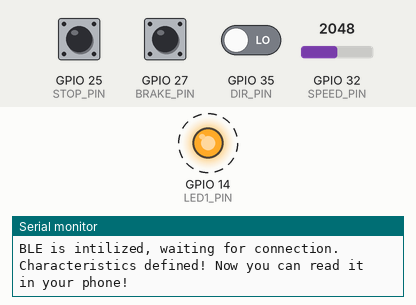
Bench run of a sketch on a simulated ESP32. On the bench: output pins drawn as LEDs (lit = HIGH), the last lines printed to the serial monitor. Dashed ring = blinking. The inputs (shaded band) are chosen by the test bench; at power-on: GPIO 32 (SPEED_PIN) = 2048, GPIO 27 (BRAKE_PIN) LOW, GPIO 25 (STOP_PIN) LOW, GPIO 35 (DIR_PIN) LOW. Nothing arrives over Bluetooth unless stated; a phone connects over Bluetooth LE 3 s after start.

Above: at 3.0 s.
At 3.8 s:
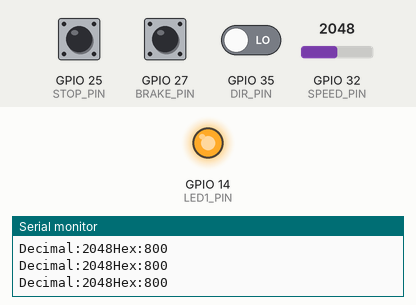
3.9 s: GPIO 32 (SPEED_PIN) set to 2866
5.8 s: GPIO 27 (BRAKE_PIN) driven HIGH
7.3 s: GPIO 32 (SPEED_PIN) set to 3603
9.2 s: GPIO 27 (BRAKE_PIN) pulsed LOW 2 times (0.12 s each, 0.3 s apart)
Timing chart, 0 to 12.2 s (numbered marks = the images above; inputs shaded):
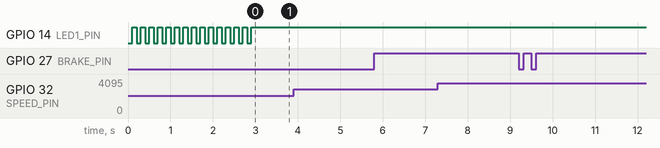

Measured:
- by itself, GPIO 14 (LED1_PIN): alternates HIGH for 0.10 s and LOW for 0.10 s, 29 changes in all, then stays HIGH

The sketch:

skateboard_controller_master.ino
```cpp
#include <BLEDevice.h>
#include <BLEUtils.h>
#include <BLEServer.h>
#include <BLE2902.h>
#include <BLE2901.h>

#define SERVICE_UUID        "63b5a895-bd3d-4d34-b360-607d92fb7f13"
#define BRAKE_CHAR_UUID     "38ee12c0-b3ff-40ec-a7fa-0c0307ad7032"
#define STOP_CHAR_UUID      "fb8cfd3d-260a-4e90-a55c-2ab854de8d0a"
#define DIR_CHAR_UUID       "4a5d63a1-1fae-493d-bf72-2b923b0756ee"
#define SPEED_CHAR_UUID     "81010060-39d8-494e-a11c-f071fa06fbbb"

BLEServer *pServer = NULL;
BLECharacteristic *pCharacteristicBrake = NULL;
BLECharacteristic *pCharacteristicStop = NULL;
BLECharacteristic *pCharacteristicDir = NULL;
BLECharacteristic *pCharacteristicSpeed = NULL;

#define BRAKE_PIN 27
#define STOP_PIN 25
#define DIR_PIN 35
#define SPEED_PIN 32
#define LED1_PIN 14

String serverName = "ESP32_Skateboard_contoller";
bool deviceConnected = false;

volatile int flag_brake = 0;
volatile int flag_stop = 0;
volatile int flag_dir = 0;
void IRAM_ATTR toggle_brake();
void IRAM_ATTR toggle_stop();
void IRAM_ATTR toggle_dir();

const int PWM_FREQ = 19000;
const int PWM_RESOLUTION = 12;
const int MAX_DUTY_CYCLE = (int)(pow(2, PWM_RESOLUTION) - 1);

class MyServerCallbacks: public BLEServerCallbacks {
  void onConnect(BLEServer* pServer) {
    deviceConnected = true;
    Serial.println("Connected Succesfully!");
    digitalWrite(LED1_PIN, HIGH);
  };
  void onDisconnect(BLEServer* pServer) {
    deviceConnected = false;
    Serial.println("Device disconnected!!!");
  }
};

void setup() {
  pinMode(BRAKE_PIN, INPUT);
  pinMode(STOP_PIN, INPUT);
  pinMode(DIR_PIN, INPUT);
  pinMode(SPEED_PIN, INPUT);
  pinMode(LED1_PIN, OUTPUT);
  attachInterrupt(BRAKE_PIN, toggle_brake, RISING);
  attachInterrupt(STOP_PIN, toggle_stop, RISING);
  attachInterrupt(DIR_PIN, toggle_dir, RISING);

  Serial.begin(115200);
  Serial.println("BLE is intilized, waiting for connection.");

  BLEDevice::init(serverName);
  pServer = BLEDevice::createServer();
  pServer->setCallbacks(new MyServerCallbacks());
  BLEService *pService = pServer->createService(SERVICE_UUID);
  pCharacteristicBrake = pService->createCharacteristic(
                                         BRAKE_CHAR_UUID,
                                         BLECharacteristic::PROPERTY_READ | BLECharacteristic::PROPERTY_WRITE | BLECharacteristic::PROPERTY_NOTIFY | BLECharacteristic::PROPERTY_INDICATE
                                       );
  pCharacteristicStop = pService->createCharacteristic(
                                         STOP_CHAR_UUID,
                                         BLECharacteristic::PROPERTY_READ | BLECharacteristic::PROPERTY_WRITE | BLECharacteristic::PROPERTY_NOTIFY | BLECharacteristic::PROPERTY_INDICATE
                                       );
  pCharacteristicDir = pService->createCharacteristic(
                                         DIR_CHAR_UUID,
                                         BLECharacteristic::PROPERTY_READ | BLECharacteristic::PROPERTY_WRITE | BLECharacteristic::PROPERTY_NOTIFY | BLECharacteristic::PROPERTY_INDICATE
                                       );
  pCharacteristicSpeed = pService->createCharacteristic(
                                         SPEED_CHAR_UUID,
                                         BLECharacteristic::PROPERTY_READ | BLECharacteristic::PROPERTY_WRITE | BLECharacteristic::PROPERTY_NOTIFY | BLECharacteristic::PROPERTY_INDICATE
                                       );

  pService->start();
  pCharacteristicBrake->setValue((uint8_t *)&flag_brake, 1);
  pCharacteristicBrake->notify();
  pCharacteristicStop->setValue((uint8_t *)&flag_stop, 1);
  pCharacteristicStop->notify();
  pCharacteristicDir->setValue((uint8_t *)&flag_dir, 1);
  pCharacteristicDir->notify();
  BLEAdvertising *pAdvertising = BLEDevice::getAdvertising();
  pAdvertising->addServiceUUID(SERVICE_UUID);
  pAdvertising->setScanResponse(false);
  pAdvertising->setMinPreferred(0x0);
  BLEDevice::startAdvertising();
  Serial.println("Characteristics defined! Now you can read it in your phone!");
}

void IRAM_ATTR toggle_brake(){
 if (digitalRead(BRAKE_PIN) == HIGH && flag_brake == 0){
    flag_brake = 1;
    pCharacteristicBrake->setValue((uint8_t *)&flag_brake, 1);
    pCharacteristicBrake->notify();

    Serial.println("on");

  }else if(digitalRead(BRAKE_PIN) == HIGH && flag_brake == 1){
    flag_brake = 0;
    Serial.println("off");
    pCharacteristicBrake->setValue((uint8_t *)&flag_brake, 1);
    pCharacteristicBrake->notify();
  }
}

void IRAM_ATTR toggle_stop(){
 if (digitalRead(STOP_PIN) == HIGH && flag_stop == 0){
    flag_stop = 1;
    pCharacteristicStop->setValue((uint8_t *)&flag_stop, 1);
    pCharacteristicStop->notify();
  }else if(digitalRead(STOP_PIN) == HIGH && flag_stop == 1){
    flag_stop = 0;
    pCharacteristicStop->setValue((uint8_t *)&flag_stop, 1);
    pCharacteristicStop->notify();

  }
}

void IRAM_ATTR toggle_dir(){
 if (digitalRead(DIR_PIN) == HIGH && flag_dir == 0){
    flag_dir = 1;
    pCharacteristicDir->setValue((uint8_t *)&flag_dir, 1);
    pCharacteristicDir->notify();
  }else if(digitalRead(DIR_PIN) == HIGH && flag_dir == 1){
    flag_dir = 0;
    pCharacteristicDir->setValue((uint8_t *)&flag_dir, 1);
    pCharacteristicDir->notify();
  }
}


void speed(){
    int pot_value = analogRead(SPEED_PIN);
    pot_value = map(pot_value, 0, 4095, 0, MAX_DUTY_CYCLE);
    Serial.print("Decimal:");
    Serial.print(pot_value);
    Serial.print("Hex:");
    Serial.println(pot_value, HEX);

    pCharacteristicSpeed->setValue((uint8_t *)&pot_value, 4);
    pCharacteristicSpeed->notify();
    delay(50);
}

void loop() {
  if (deviceConnected){
    speed();
  }else{
    digitalWrite(LED1_PIN, LOW);
    delay(100);
    digitalWrite(LED1_PIN, HIGH);
    delay(100);
    BLEDevice::startAdvertising();
  }
}
```
